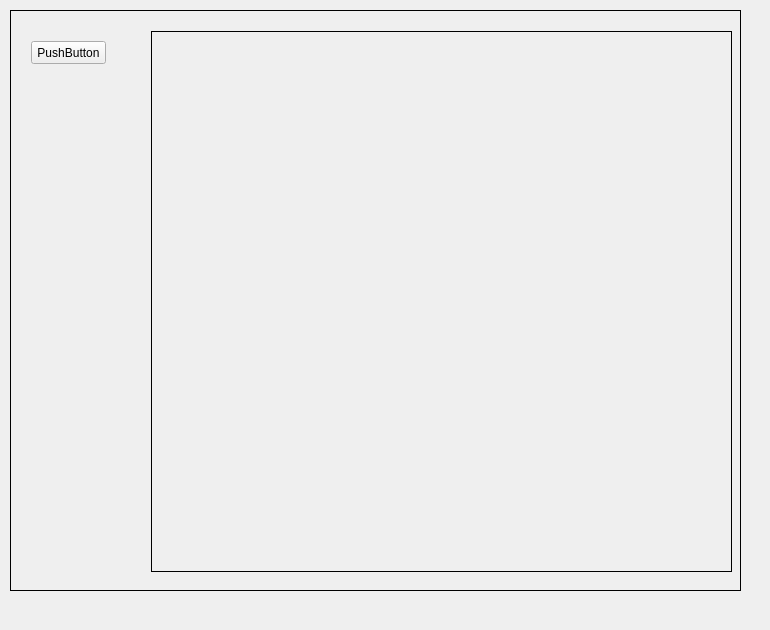
<?xml version="1.0" encoding="UTF-8"?>
<ui version="4.0">
 <class>MainWindow</class>
 <widget class="QMainWindow" name="MainWindow">
  <property name="geometry">
   <rect>
    <x>0</x>
    <y>0</y>
    <width>770</width>
    <height>630</height>
   </rect>
  </property>
  <property name="sizePolicy">
   <sizepolicy hsizetype="Expanding" vsizetype="Expanding">
    <horstretch>0</horstretch>
    <verstretch>0</verstretch>
   </sizepolicy>
  </property>
  <property name="windowTitle">
   <string>MainWindow</string>
  </property>
  <widget class="QWidget" name="centralwidget">
   <widget class="QStackedWidget" name="stackedWidget">
    <property name="geometry">
     <rect>
      <x>10</x>
      <y>10</y>
      <width>731</width>
      <height>581</height>
     </rect>
    </property>
    <property name="frameShape">
     <enum>QFrame::Box</enum>
    </property>
    <widget class="QWidget" name="page">
     <widget class="QStackedWidget" name="stackedWidget_2">
      <property name="geometry">
       <rect>
        <x>140</x>
        <y>20</y>
        <width>581</width>
        <height>541</height>
       </rect>
      </property>
      <property name="frameShape">
       <enum>QFrame::Box</enum>
      </property>
      <property name="currentIndex">
       <number>1</number>
      </property>
      <widget class="QWidget" name="page_3">
       <widget class="QTabWidget" name="tabWidget">
        <property name="geometry">
         <rect>
          <x>60</x>
          <y>40</y>
          <width>471</width>
          <height>361</height>
         </rect>
        </property>
        <property name="currentIndex">
         <number>0</number>
        </property>
        <widget class="QWidget" name="tab">
         <attribute name="title">
          <string>Tab 1</string>
         </attribute>
         <widget class="QFrame" name="frame">
          <property name="geometry">
           <rect>
            <x>60</x>
            <y>50</y>
            <width>321</width>
            <height>251</height>
           </rect>
          </property>
          <property name="frameShape">
           <enum>QFrame::Box</enum>
          </property>
          <property name="frameShadow">
           <enum>QFrame::Raised</enum>
          </property>
          <widget class="QPushButton" name="pushButton">
           <property name="geometry">
            <rect>
             <x>120</x>
             <y>120</y>
             <width>75</width>
             <height>23</height>
            </rect>
           </property>
           <property name="text">
            <string>PushButton</string>
           </property>
          </widget>
         </widget>
        </widget>
        <widget class="QWidget" name="tab_2">
         <attribute name="title">
          <string>Tab 2</string>
         </attribute>
         <widget class="QPushButton" name="pushButton_2">
          <property name="geometry">
           <rect>
            <x>140</x>
            <y>80</y>
            <width>75</width>
            <height>23</height>
           </rect>
          </property>
          <property name="text">
           <string>PushButton</string>
          </property>
         </widget>
        </widget>
       </widget>
      </widget>
      <widget class="QWidget" name="page_4"/>
     </widget>
     <widget class="QPushButton" name="pushButton_3">
      <property name="geometry">
       <rect>
        <x>20</x>
        <y>30</y>
        <width>75</width>
        <height>23</height>
       </rect>
      </property>
      <property name="text">
       <string>PushButton</string>
      </property>
     </widget>
    </widget>
    <widget class="QWidget" name="page_2"/>
   </widget>
  </widget>
 </widget>
 <resources/>
 <connections/>
</ui>
